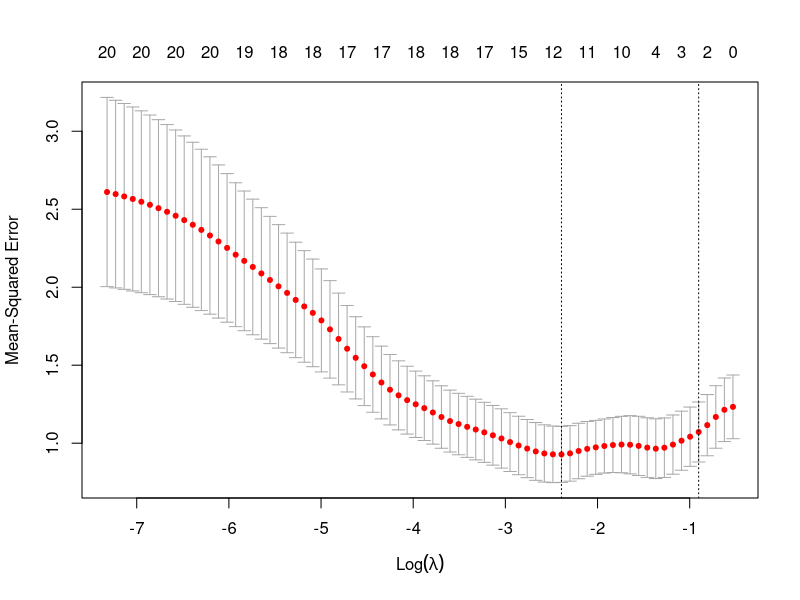

Here is the R script that generated this plot:
## ---- chunk 1
  options(width = 1000)
  knitr::opts_chunk$set(fig.width=9, fig.height=6, out.width = "75%", fig.align = 'center')
  knitr::opts_chunk$set(class.source = "fold-show")
  knitr::opts_chunk$set(collapse=FALSE)
## ---- chunk 2
  set.seed(2)
  n = 30
  p = 20
  x = matrix(rnorm(n*p), n, p)
  y = 0.5 * x[, 1] + rnorm(n)
  fakedata = data.frame(y, x)
  summary(lm(y ~ X1, data = fakedata))
  summary(lm(y ~ ., data = fakedata))
## ---- chunk 3
  library(MASS)

  #’backward’ and ‘forward’ can be used instead of ‘both’ to build the model

  step <- stepAIC(lm(y ~ ., data = fakedata[, 1:6]), direction="both")
## ---- chunk 4
  set.seed(2)
  library(glmnet)
  lasso.fit = cv.glmnet(x, y)
  plot(lasso.fit)
  coef(lasso.fit, s = "lambda.1se")
